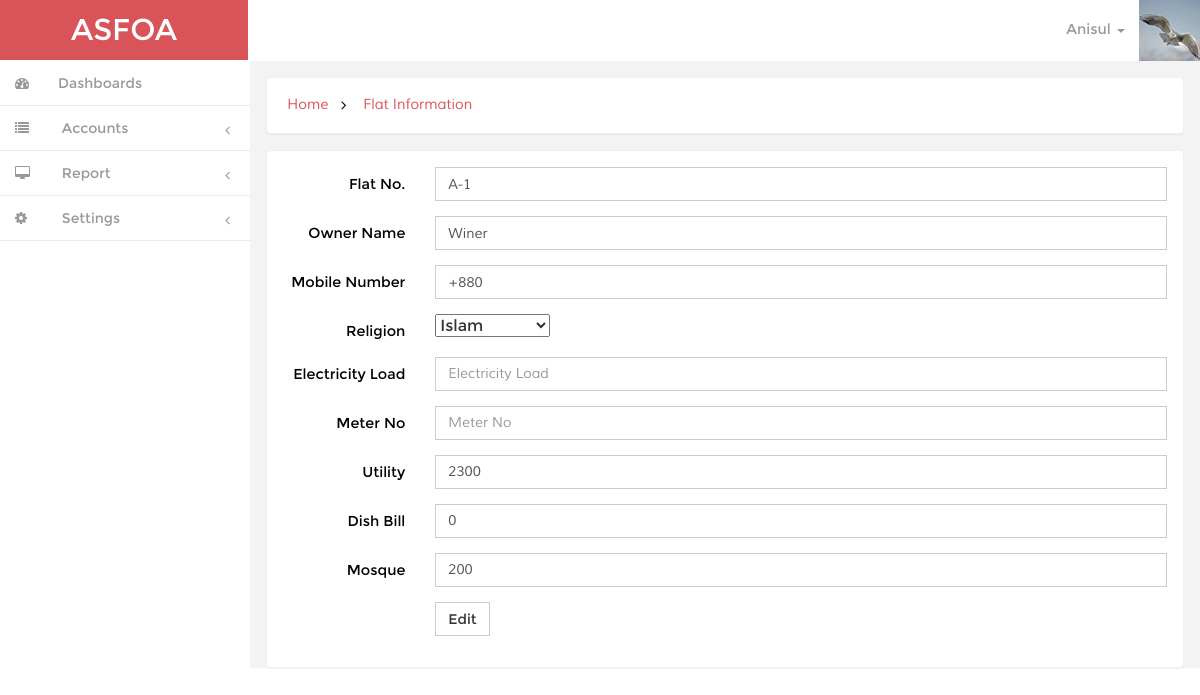
Screenshot of /set_fltadd.php?fsln=1 with the database file from the repository.
### tables this page shows
CREATE TABLE IF NOT EXISTS `flat_info` (
  `flt_sl` int(3) NOT NULL AUTO_INCREMENT,
  `owner_name` varchar(50) NOT NULL,
  `mobile_no` varchar(30) NOT NULL,
  `flat_no` varchar(10) NOT NULL,
  `religion` varchar(20) NOT NULL,
  `dish_bill` int(4) NOT NULL,
  `utility` int(4) NOT NULL,
  `mosque` int(4) NOT NULL,
  PRIMARY KEY (`flt_sl`)
);

### set_fltadd.php (the view, shortened to what this page needs)
<?php
$db= new mysqli('localhost', 'root', '', 'ambia_shrain');
?>
<!DOCTYPE HTML>
<html>
<head>
<link href="css/bootstrap.min.css" rel='stylesheet' type='text/css' />
<link href="css/style.css" rel='stylesheet' type='text/css' />
<link href="css/font-awesome.css" rel="stylesheet">
<link href="css/custom.css" rel="stylesheet">
</head>
<body>
<div id="wrapper">
        <nav class="navbar-default navbar-static-top" role="navigation">
             <div class="navbar-header">
               <h1> <a class="navbar-brand" href="dashboard.php">ASFOA</a></h1>
               </div>
             <div class=" border-bottom">
            <div class="drop-men" >
                <ul class=" nav_1">
                    <li class="dropdown">
                      <a href="#" class="dropdown-toggle dropdown-at" data-toggle="dropdown"><span class=" name-caret">Anisul <i class="caret"></i></span><img src="images/ga5.jpg"></a>
                    </li>
                </ul>
             </div>
            <div class="clearfix">
     </div>
            <div class="navbar-default sidebar" role="navigation">
                <div class="sidebar-nav navbar-collapse">
                <ul class="nav" id="side-menu">
                    <li>
                        <a href="dashboard.php" class=" hvr-bounce-to-right"><i class="fa fa-dashboard nav_icon "></i><span class="nav-label">Dashboards</span> </a>
                    </li>
                <li>
                        <a href="#" class=" hvr-bounce-to-right"><i class="fa fa-list nav_icon"></i> <span class="nav-label">Accounts</span><span class="fa arrow"></span></a>
                    </li>
                <li>
                        <a href="#" class=" hvr-bounce-to-right"><i class="fa fa-desktop nav_icon"></i> <span class="nav-label">Report</span><span class="fa arrow"></span></a>
                    </li>
                  <li>
                        <a href="#" class=" hvr-bounce-to-right"><i class="fa fa-cog nav_icon"></i> <span class="nav-label">Settings</span><span class="fa arrow"></span></a>
                    </li>
                </ul>
            </div>
            </div>
        </nav>
<div id="page-wrapper" class="gray-bg dashbard-1">
       <div class="content-main">
		    <div class="banner">
				<h2>
				<a href="dashboard.php">Home</a>
				<i class="fa fa-angle-right"></i>
				<span><a href="set_flat.php">Flat Information</a></span>
				</h2>
		    </div>
  <div class="asked">
<?php
	$res= mysqli_query($db,"Select * from flat_info where flt_sl='$_GET[fsln]'"); $row=mysqli_fetch_assoc($res);
            ?>
<form class="form-horizontal" method="post">
	<div class="form-group">
    <label  class="col-sm-2 control-label hor-form">Flat No.</label>
    <div class="col-sm-10">
		<input type="text" required class="form-control" name="fno" value="<?php echo $row['flat_no']; ?>" placeholder="Flat No">
    </div>
    </div>
  	<div class="form-group">
    <label  class="col-sm-2 control-label hor-form">Owner Name</label>
    <div class="col-sm-10">
		<input type="text" required class="form-control" name="fname" value="<?php echo $row['owner_name']; ?>" placeholder="Name">
    </div>
    </div>
	<div class="form-group">
    <label class="col-sm-2 control-label hor-form">Mobile Number</label>
    <div class="col-sm-10">
		<input type="text" class="form-control" name="mobile" value="<?php echo $row['mobile_no']; ?>" placeholder="Mobile Number">
    </div>
  	</div>
  	<div class="form-group">
    <label class="col-sm-2 control-label hor-form">Religion</label>
    <div class="col-sm-10">
        <select  name="religion">
        	<option value="<?php echo $row['religion']; ?>"><?php echo $row['religion']; ?></option>
        </select>
    </div>
  	</div>
    <div class="form-group">
    <label class="col-sm-2 control-label hor-form">Electricity Load</label>
    <div class="col-sm-10">
		<input type="text" class="form-control" name="load" value="<?php echo $row['load_']; ?>" placeholder="Electricity Load">
    </div>
  	</div>
    <div class="form-group">
    <label class="col-sm-2 control-label hor-form">Meter No</label>
    <div class="col-sm-10">
		<input type="text" class="form-control" name="metter_no" value="<?php echo $row['meter_no']; ?>" placeholder="Meter No">
    </div>
  	</div>
    <div class="form-group">
    <label class="col-sm-2 control-label hor-form">Utility</label>
    <div class="col-sm-10">
		<input type="text" class="form-control" name="utility" value="<?php echo $row['utility']; ?>" placeholder="Utility">
    </div>
  	</div>
    <div class="form-group">
    <label class="col-sm-2 control-label hor-form">Dish Bill</label>
    <div class="col-sm-10">
		<input type="text" class="form-control" name="dish_bill" value="<?php echo $row['dish_bill']; ?>" placeholder="Dish Bill">
    </div>
  	</div>
    <div class="form-group">
    <label class="col-sm-2 control-label hor-form">Mosque</label>
    <div class="col-sm-10">
		<input type="text" class="form-control" name="mosque" value="<?php echo $row['mosque']; ?>" placeholder="Mosque">
    </div>
  	</div>
  <div class="form-group">
    <div class="col-sm-offset-2 col-sm-10">
 <?php if($_GET['fsln']!=''){?>       <button type="submit" name="editsub" class="btn btn-default">Edit</button> <?php } ?>
    </div>
  </div>
  </form>
</div>
		</div>
       </div>
     </div>
</body>
</html>

### css/style.css (style rules this page uses)
h4, h5, h6, h1, h2, h3 { margin: 0; }
ul, ol { margin: 0;padding: 0; }
html, body { font-family:'Montserrat-Regular'; font-size: 100%; background:#F3F3F4; overflow-x: hidden; }
body a { transition:0.5s all; -webkit-transition:0.5s all; -moz-transition:0.5s all; -o-transition:0.5s all; -ms-transition:0.5s all; }
div#wrapper { background-color: #fff; }
.navbar-default.sidebar { background-color: #fff; }
h1 a.navbar-brand { color: #fff !important; font-size: 30px; font-weight: 500; padding: 20px 0px; background: #d95459; text-align: center; width:248px; height: 60px; }
i.nav_icon { color: #fff; margin-right:6px; }
.sidebar ul li a { color: #999; font-size:14px; }
.hvr-bounce-to-right { display: inline-block; vertical-align: middle; -webkit-transform: translateZ(0); transform: translateZ(0); box-shadow: 0 0 1px rgba(0, 0, 0, 0); -webkit-backface-visibility: hidden; backface-visibility: hidden; -moz-osx-font-smoothing: grayscale; position: relative; -webkit-transition-property: color; transition-property: color; -webkit-transition-duration: 0.5s; transition-duration: 0.5s; }
.hvr-bounce-to-right:before { content: ""; position: absolute; z-index: -1; top: 0; left: 0; right: 80%; bottom: 0; background:#7f8c8d; -webkit-transform: scaleX(0); transform: scaleX(0); -webkit-transform-origin: 0 50%; transform-origin: 0 50%; -webkit-transition-property: transform; transition-property: transform; -webkit-transition-duration: 0.5s; transition-duration: 0.5s; -webkit-transition-timing-function: ease-out; transition-timing-function: ease-out; }
.nav > li > a { color: #999; font-weight:500; padding: 0px 20px 0px 0px; font-size: 0.85em; border-bottom: 1px solid #E9E9E9; }
.nav > li > a i { margin-right: 14px; }
i.nav_icon { color: #999; padding: 15px; width: 44px; height: 44px; }
span.fa.arrow { margin-top: 17px; }
@media (min-width: 768px) { #page-wrapper { position: inherit; margin: 0 0 0 240px; min-height: 1000px; } }
a.dropdown-toggle.dropdown-at { border-bottom: none; }
.content-main { background-color: #F3F3F4; padding-top: 1em; }
.border-bottom { background-color: #fff; }
.drop-men { float: right; }
.dropdown-at { padding: 0 !important; position: relative; color: #999; font-size: 0.9em; text-decoration: none ; }
.dropdown-at img { margin: 0 0em 0 1em; }
.dropdown, .dropup { display: inline-block; padding:0; }
.banner { background: #fff; display: block; margin: 0em 1em ; padding:1em; border: 1px solid #ebeff6; border-color: #ebeff6; border-radius: 4px; -webkit-border-radius: 4px; -o-border-radius: 4px; -moz-border-radius: 4px; -ms-border-radius: 4px; -webkit-box-shadow: 0 1px 1px rgba(0,0,0,.05); box-shadow: 0 1px 1px rgba(0,0,0,.05); }
.banner h2 { font-size:0.9em; }
.banner h2 a { color:#D95459; text-decoration:none; font-family: 'Muli-Regular'; padding:0.3em ; }
.banner h2 span { color:#000; font-family: 'Muli-Regular'; padding:0.3em ; }
.banner h2 i { color:#000; vertical-align:middle; padding:0.3em ; }
.asked { padding: 1em; background: #fff; margin: 1em; border: 1px solid #ebeff6; border-radius: 4px; -webkit-border-radius: 4px; -o-border-radius: 4px; -moz-border-radius: 4px; -ms-border-radius: 4px; -webkit-box-shadow: 0 1px 1px rgba(0,0,0,.05); box-shadow: 0 1px 1px rgba(0,0,0,.05); }
.form-control { box-shadow: none; outline: none; border-radius: 0px; font-family: 'Muli-Regular'; }
.btn { border-radius: 0px; outline: none; }
.checkbox-inline label,.checkbox-inline1 label,.form-group label { font-weight:400; }
label.control-label { font-weight: 100; color: #000; font-size: 0.9em; margin: 0; }

### css/custom.css (style rules this page uses)
#wrapper { width: 100%; }
#page-wrapper { min-height: 568px; }
@media (min-width:768px) { #page-wrapper { position: inherit; margin: 0 0 0 250px; } }
.sidebar .sidebar-nav.navbar-collapse { padding-right: 0; padding-left: 0; }
.sidebar .arrow { float: right; }
.sidebar .fa.arrow:before { content: "\f104"; }
@media (min-width:768px) { .sidebar { z-index: 1; position: absolute; width: 250px; } }

### rows the page displays
flat_info: fno "A-1", fname "Winer", mobile "+880", religion "Islam", utility "2300", dish_bill "0", mosque "200"
